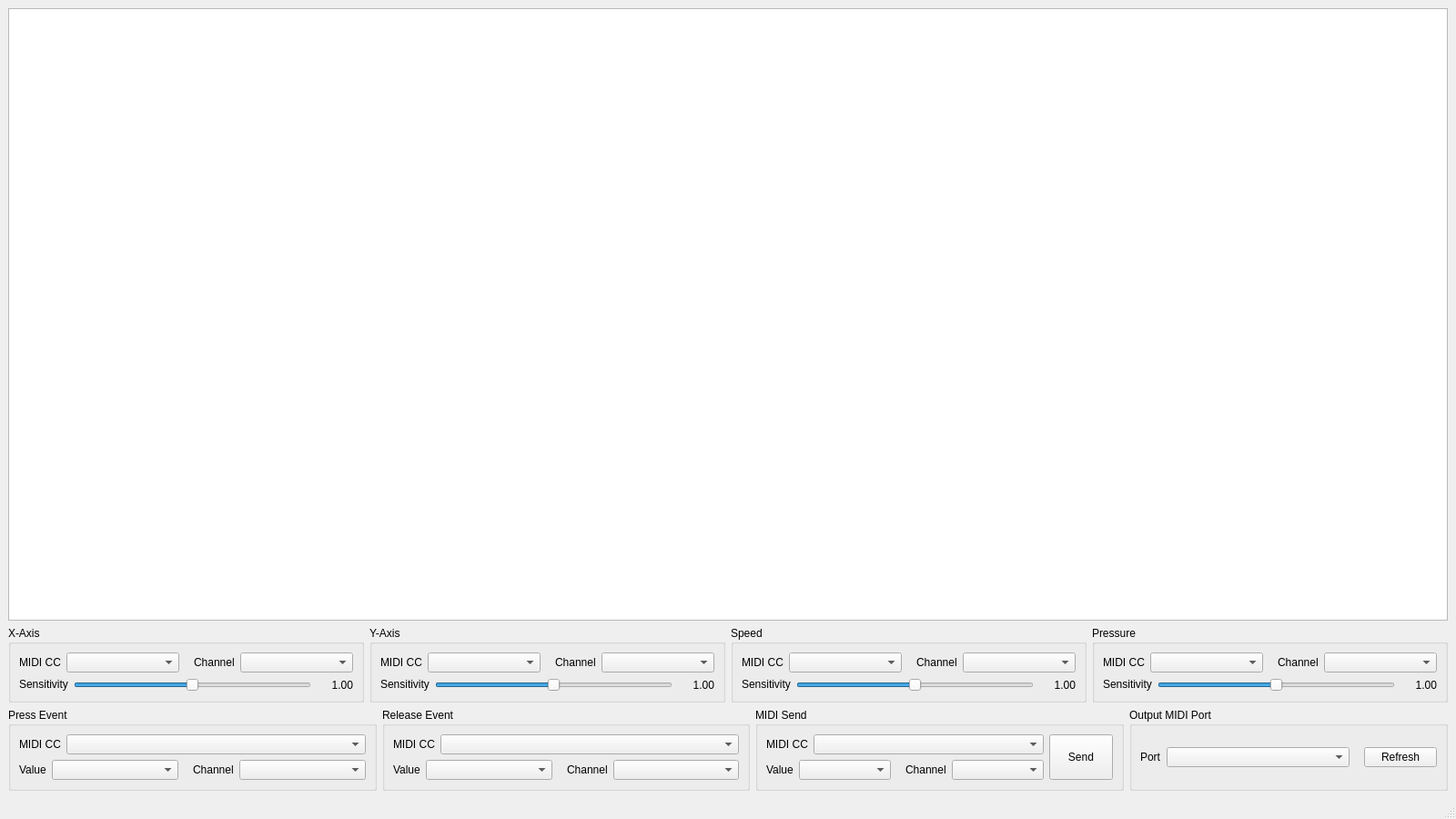
<?xml version="1.0" encoding="UTF-8"?>
<ui version="4.0">
 <class>main_window_sound_pad</class>
 <widget class="QMainWindow" name="main_window_sound_pad">
  <property name="geometry">
   <rect>
    <x>0</x>
    <y>0</y>
    <width>1600</width>
    <height>900</height>
   </rect>
  </property>
  <property name="windowTitle">
   <string>Sound Pad</string>
  </property>
  <widget class="QWidget" name="centralwidget">
   <layout class="QVBoxLayout" name="verticalLayout">
    <item>
     <widget class="QGraphicsView" name="graphics_view">
      <property name="foregroundBrush">
       <brush brushstyle="NoBrush">
        <color alpha="255">
         <red>255</red>
         <green>255</green>
         <blue>255</blue>
        </color>
       </brush>
      </property>
     </widget>
    </item>
    <item>
     <layout class="QVBoxLayout" name="verticalLayout_6">
      <item>
       <layout class="QVBoxLayout" name="verticalLayout_7">
        <item>
         <layout class="QHBoxLayout" name="horizontalLayout_11" stretch="1,1,1,1">
          <item>
           <widget class="QGroupBox" name="groupBox">
            <property name="sizePolicy">
             <sizepolicy hsizetype="Preferred" vsizetype="Preferred">
              <horstretch>0</horstretch>
              <verstretch>0</verstretch>
             </sizepolicy>
            </property>
            <property name="title">
             <string>X-Axis</string>
            </property>
            <layout class="QVBoxLayout" name="verticalLayout_2">
             <item>
              <layout class="QHBoxLayout" name="horizontalLayout_6">
               <item>
                <widget class="QLabel" name="label">
                 <property name="sizePolicy">
                  <sizepolicy hsizetype="Fixed" vsizetype="Fixed">
                   <horstretch>0</horstretch>
                   <verstretch>0</verstretch>
                  </sizepolicy>
                 </property>
                 <property name="text">
                  <string>MIDI CC</string>
                 </property>
                </widget>
               </item>
               <item>
                <widget class="QComboBox" name="combo_box_midi_cc_x_axis"/>
               </item>
               <item>
                <spacer name="horizontalSpacer_2">
                 <property name="orientation">
                  <enum>Qt::Horizontal</enum>
                 </property>
                 <property name="sizeType">
                  <enum>QSizePolicy::Fixed</enum>
                 </property>
                 <property name="sizeHint" stdset="0">
                  <size>
                   <width>10</width>
                   <height>20</height>
                  </size>
                 </property>
                </spacer>
               </item>
               <item>
                <widget class="QLabel" name="label_13">
                 <property name="sizePolicy">
                  <sizepolicy hsizetype="Fixed" vsizetype="Preferred">
                   <horstretch>0</horstretch>
                   <verstretch>0</verstretch>
                  </sizepolicy>
                 </property>
                 <property name="text">
                  <string>Channel</string>
                 </property>
                </widget>
               </item>
               <item>
                <widget class="QComboBox" name="combo_box_chn_x_axis"/>
               </item>
              </layout>
             </item>
             <item>
              <layout class="QHBoxLayout" name="horizontalLayout_2">
               <item>
                <widget class="QLabel" name="label_2">
                 <property name="sizePolicy">
                  <sizepolicy hsizetype="Preferred" vsizetype="Fixed">
                   <horstretch>0</horstretch>
                   <verstretch>0</verstretch>
                  </sizepolicy>
                 </property>
                 <property name="text">
                  <string>Sensitivity</string>
                 </property>
                </widget>
               </item>
               <item>
                <widget class="QSlider" name="slider_sens_x_axis">
                 <property name="maximum">
                  <number>10000</number>
                 </property>
                 <property name="pageStep">
                  <number>1000</number>
                 </property>
                 <property name="value">
                  <number>5000</number>
                 </property>
                 <property name="orientation">
                  <enum>Qt::Horizontal</enum>
                 </property>
                </widget>
               </item>
               <item>
                <widget class="QLabel" name="label_x_axis_sens">
                 <property name="minimumSize">
                  <size>
                   <width>40</width>
                   <height>0</height>
                  </size>
                 </property>
                 <property name="text">
                  <string>1.00</string>
                 </property>
                 <property name="alignment">
                  <set>Qt::AlignRight|Qt::AlignTrailing|Qt::AlignVCenter</set>
                 </property>
                </widget>
               </item>
              </layout>
             </item>
            </layout>
           </widget>
          </item>
          <item>
           <widget class="QGroupBox" name="groupBox_2">
            <property name="sizePolicy">
             <sizepolicy hsizetype="Preferred" vsizetype="Preferred">
              <horstretch>0</horstretch>
              <verstretch>0</verstretch>
             </sizepolicy>
            </property>
            <property name="title">
             <string>Y-Axis</string>
            </property>
            <layout class="QVBoxLayout" name="verticalLayout_3">
             <item>
              <layout class="QHBoxLayout" name="horizontalLayout_7">
               <item>
                <widget class="QLabel" name="label_3">
                 <property name="sizePolicy">
                  <sizepolicy hsizetype="Fixed" vsizetype="Fixed">
                   <horstretch>0</horstretch>
                   <verstretch>0</verstretch>
                  </sizepolicy>
                 </property>
                 <property name="text">
                  <string>MIDI CC</string>
                 </property>
                </widget>
               </item>
               <item>
                <widget class="QComboBox" name="combo_box_midi_cc_y_axis"/>
               </item>
               <item>
                <spacer name="horizontalSpacer_3">
                 <property name="orientation">
                  <enum>Qt::Horizontal</enum>
                 </property>
                 <property name="sizeType">
                  <enum>QSizePolicy::Fixed</enum>
                 </property>
                 <property name="sizeHint" stdset="0">
                  <size>
                   <width>10</width>
                   <height>20</height>
                  </size>
                 </property>
                </spacer>
               </item>
               <item>
                <widget class="QLabel" name="label_14">
                 <property name="sizePolicy">
                  <sizepolicy hsizetype="Fixed" vsizetype="Preferred">
                   <horstretch>0</horstretch>
                   <verstretch>0</verstretch>
                  </sizepolicy>
                 </property>
                 <property name="text">
                  <string>Channel</string>
                 </property>
                </widget>
               </item>
               <item>
                <widget class="QComboBox" name="combo_box_chn_y_axis"/>
               </item>
              </layout>
             </item>
             <item>
              <layout class="QHBoxLayout" name="horizontalLayout_3">
               <item>
                <widget class="QLabel" name="label_4">
                 <property name="sizePolicy">
                  <sizepolicy hsizetype="Preferred" vsizetype="Fixed">
                   <horstretch>0</horstretch>
                   <verstretch>0</verstretch>
                  </sizepolicy>
                 </property>
                 <property name="text">
                  <string>Sensitivity</string>
                 </property>
                </widget>
               </item>
               <item>
                <widget class="QSlider" name="slider_sens_y_axis">
                 <property name="maximum">
                  <number>10000</number>
                 </property>
                 <property name="pageStep">
                  <number>1000</number>
                 </property>
                 <property name="value">
                  <number>5000</number>
                 </property>
                 <property name="orientation">
                  <enum>Qt::Horizontal</enum>
                 </property>
                </widget>
               </item>
               <item>
                <widget class="QLabel" name="label_y_axis_sens">
                 <property name="minimumSize">
                  <size>
                   <width>40</width>
                   <height>0</height>
                  </size>
                 </property>
                 <property name="text">
                  <string>1.00</string>
                 </property>
                 <property name="alignment">
                  <set>Qt::AlignRight|Qt::AlignTrailing|Qt::AlignVCenter</set>
                 </property>
                </widget>
               </item>
              </layout>
             </item>
            </layout>
           </widget>
          </item>
          <item>
           <widget class="QGroupBox" name="groupBox_3">
            <property name="sizePolicy">
             <sizepolicy hsizetype="Preferred" vsizetype="Preferred">
              <horstretch>0</horstretch>
              <verstretch>0</verstretch>
             </sizepolicy>
            </property>
            <property name="title">
             <string>Speed</string>
            </property>
            <layout class="QVBoxLayout" name="verticalLayout_4">
             <item>
              <layout class="QHBoxLayout" name="horizontalLayout_8">
               <item>
                <widget class="QLabel" name="label_5">
                 <property name="sizePolicy">
                  <sizepolicy hsizetype="Fixed" vsizetype="Fixed">
                   <horstretch>0</horstretch>
                   <verstretch>0</verstretch>
                  </sizepolicy>
                 </property>
                 <property name="text">
                  <string>MIDI CC</string>
                 </property>
                </widget>
               </item>
               <item>
                <widget class="QComboBox" name="combo_box_midi_cc_speed"/>
               </item>
               <item>
                <spacer name="horizontalSpacer_4">
                 <property name="orientation">
                  <enum>Qt::Horizontal</enum>
                 </property>
                 <property name="sizeType">
                  <enum>QSizePolicy::Fixed</enum>
                 </property>
                 <property name="sizeHint" stdset="0">
                  <size>
                   <width>10</width>
                   <height>20</height>
                  </size>
                 </property>
                </spacer>
               </item>
               <item>
                <widget class="QLabel" name="label_15">
                 <property name="sizePolicy">
                  <sizepolicy hsizetype="Fixed" vsizetype="Preferred">
                   <horstretch>0</horstretch>
                   <verstretch>0</verstretch>
                  </sizepolicy>
                 </property>
                 <property name="text">
                  <string>Channel</string>
                 </property>
                </widget>
               </item>
               <item>
                <widget class="QComboBox" name="combo_box_chn_speed"/>
               </item>
              </layout>
             </item>
             <item>
              <layout class="QHBoxLayout" name="horizontalLayout_4">
               <item>
                <widget class="QLabel" name="label_6">
                 <property name="sizePolicy">
                  <sizepolicy hsizetype="Preferred" vsizetype="Fixed">
                   <horstretch>0</horstretch>
                   <verstretch>0</verstretch>
                  </sizepolicy>
                 </property>
                 <property name="text">
                  <string>Sensitivity</string>
                 </property>
                </widget>
               </item>
               <item>
                <widget class="QSlider" name="slider_sens_speed">
                 <property name="maximum">
                  <number>10000</number>
                 </property>
                 <property name="pageStep">
                  <number>1000</number>
                 </property>
                 <property name="value">
                  <number>5000</number>
                 </property>
                 <property name="orientation">
                  <enum>Qt::Horizontal</enum>
                 </property>
                </widget>
               </item>
               <item>
                <widget class="QLabel" name="label_speed_sens">
                 <property name="minimumSize">
                  <size>
                   <width>40</width>
                   <height>0</height>
                  </size>
                 </property>
                 <property name="text">
                  <string>1.00</string>
                 </property>
                 <property name="alignment">
                  <set>Qt::AlignRight|Qt::AlignTrailing|Qt::AlignVCenter</set>
                 </property>
                </widget>
               </item>
              </layout>
             </item>
            </layout>
           </widget>
          </item>
          <item>
           <widget class="QGroupBox" name="groupBox_4">
            <property name="sizePolicy">
             <sizepolicy hsizetype="Preferred" vsizetype="Preferred">
              <horstretch>0</horstretch>
              <verstretch>0</verstretch>
             </sizepolicy>
            </property>
            <property name="title">
             <string>Pressure</string>
            </property>
            <layout class="QVBoxLayout" name="verticalLayout_5">
             <item>
              <layout class="QHBoxLayout" name="horizontalLayout_9">
               <item>
                <widget class="QLabel" name="label_7">
                 <property name="sizePolicy">
                  <sizepolicy hsizetype="Fixed" vsizetype="Fixed">
                   <horstretch>0</horstretch>
                   <verstretch>0</verstretch>
                  </sizepolicy>
                 </property>
                 <property name="text">
                  <string>MIDI CC</string>
                 </property>
                </widget>
               </item>
               <item>
                <widget class="QComboBox" name="combo_box_midi_cc_pressure"/>
               </item>
               <item>
                <spacer name="horizontalSpacer_5">
                 <property name="orientation">
                  <enum>Qt::Horizontal</enum>
                 </property>
                 <property name="sizeType">
                  <enum>QSizePolicy::Fixed</enum>
                 </property>
                 <property name="sizeHint" stdset="0">
                  <size>
                   <width>10</width>
                   <height>20</height>
                  </size>
                 </property>
                </spacer>
               </item>
               <item>
                <widget class="QLabel" name="label_16">
                 <property name="sizePolicy">
                  <sizepolicy hsizetype="Fixed" vsizetype="Preferred">
                   <horstretch>0</horstretch>
                   <verstretch>0</verstretch>
                  </sizepolicy>
                 </property>
                 <property name="text">
                  <string>Channel</string>
                 </property>
                </widget>
               </item>
               <item>
                <widget class="QComboBox" name="combo_box_chn_pressure"/>
               </item>
              </layout>
             </item>
             <item>
              <layout class="QHBoxLayout" name="horizontalLayout_5">
               <item>
                <widget class="QLabel" name="label_8">
                 <property name="sizePolicy">
                  <sizepolicy hsizetype="Preferred" vsizetype="Fixed">
                   <horstretch>0</horstretch>
                   <verstretch>0</verstretch>
                  </sizepolicy>
                 </property>
                 <property name="text">
                  <string>Sensitivity</string>
                 </property>
                </widget>
               </item>
               <item>
                <widget class="QSlider" name="slider_sens_pressure">
                 <property name="maximum">
                  <number>10000</number>
                 </property>
                 <property name="pageStep">
                  <number>1000</number>
                 </property>
                 <property name="value">
                  <number>5000</number>
                 </property>
                 <property name="orientation">
                  <enum>Qt::Horizontal</enum>
                 </property>
                </widget>
               </item>
               <item>
                <widget class="QLabel" name="label_pressure_sens">
                 <property name="minimumSize">
                  <size>
                   <width>40</width>
                   <height>0</height>
                  </size>
                 </property>
                 <property name="text">
                  <string>1.00</string>
                 </property>
                 <property name="alignment">
                  <set>Qt::AlignRight|Qt::AlignTrailing|Qt::AlignVCenter</set>
                 </property>
                </widget>
               </item>
              </layout>
             </item>
            </layout>
           </widget>
          </item>
         </layout>
        </item>
        <item>
         <layout class="QHBoxLayout" name="horizontalLayout_14" stretch="1,1,1,1">
          <item>
           <widget class="QGroupBox" name="groupBox_7">
            <property name="title">
             <string>Press Event</string>
            </property>
            <layout class="QVBoxLayout" name="verticalLayout_8">
             <item>
              <layout class="QHBoxLayout" name="horizontalLayout_10">
               <item>
                <widget class="QLabel" name="label_18">
                 <property name="sizePolicy">
                  <sizepolicy hsizetype="Fixed" vsizetype="Fixed">
                   <horstretch>0</horstretch>
                   <verstretch>0</verstretch>
                  </sizepolicy>
                 </property>
                 <property name="text">
                  <string>MIDI CC</string>
                 </property>
                </widget>
               </item>
               <item>
                <widget class="QComboBox" name="combo_box_midi_cc_press">
                 <property name="sizePolicy">
                  <sizepolicy hsizetype="Preferred" vsizetype="Fixed">
                   <horstretch>0</horstretch>
                   <verstretch>0</verstretch>
                  </sizepolicy>
                 </property>
                </widget>
               </item>
              </layout>
             </item>
             <item>
              <layout class="QHBoxLayout" name="horizontalLayout_13">
               <item>
                <widget class="QLabel" name="label_22">
                 <property name="sizePolicy">
                  <sizepolicy hsizetype="Fixed" vsizetype="Fixed">
                   <horstretch>0</horstretch>
                   <verstretch>0</verstretch>
                  </sizepolicy>
                 </property>
                 <property name="text">
                  <string>Value</string>
                 </property>
                </widget>
               </item>
               <item>
                <widget class="QComboBox" name="combo_box_value_press">
                 <property name="sizePolicy">
                  <sizepolicy hsizetype="Preferred" vsizetype="Fixed">
                   <horstretch>0</horstretch>
                   <verstretch>0</verstretch>
                  </sizepolicy>
                 </property>
                </widget>
               </item>
               <item>
                <spacer name="horizontalSpacer_8">
                 <property name="orientation">
                  <enum>Qt::Horizontal</enum>
                 </property>
                 <property name="sizeType">
                  <enum>QSizePolicy::Fixed</enum>
                 </property>
                 <property name="sizeHint" stdset="0">
                  <size>
                   <width>10</width>
                   <height>20</height>
                  </size>
                 </property>
                </spacer>
               </item>
               <item>
                <widget class="QLabel" name="label_19">
                 <property name="sizePolicy">
                  <sizepolicy hsizetype="Fixed" vsizetype="Fixed">
                   <horstretch>0</horstretch>
                   <verstretch>0</verstretch>
                  </sizepolicy>
                 </property>
                 <property name="text">
                  <string>Channel</string>
                 </property>
                </widget>
               </item>
               <item>
                <widget class="QComboBox" name="combo_box_chn_press">
                 <property name="sizePolicy">
                  <sizepolicy hsizetype="Preferred" vsizetype="Fixed">
                   <horstretch>0</horstretch>
                   <verstretch>0</verstretch>
                  </sizepolicy>
                 </property>
                </widget>
               </item>
              </layout>
             </item>
            </layout>
           </widget>
          </item>
          <item>
           <widget class="QGroupBox" name="groupBox_6">
            <property name="title">
             <string>Release Event</string>
            </property>
            <property name="flat">
             <bool>false</bool>
            </property>
            <layout class="QVBoxLayout" name="verticalLayout_9">
             <item>
              <layout class="QHBoxLayout" name="horizontalLayout_12">
               <item>
                <widget class="QLabel" name="label_20">
                 <property name="sizePolicy">
                  <sizepolicy hsizetype="Fixed" vsizetype="Fixed">
                   <horstretch>0</horstretch>
                   <verstretch>0</verstretch>
                  </sizepolicy>
                 </property>
                 <property name="text">
                  <string>MIDI CC</string>
                 </property>
                </widget>
               </item>
               <item>
                <widget class="QComboBox" name="combo_box_midi_cc_release">
                 <property name="sizePolicy">
                  <sizepolicy hsizetype="Preferred" vsizetype="Fixed">
                   <horstretch>0</horstretch>
                   <verstretch>0</verstretch>
                  </sizepolicy>
                 </property>
                </widget>
               </item>
              </layout>
             </item>
             <item>
              <layout class="QHBoxLayout" name="horizontalLayout_15">
               <item>
                <widget class="QLabel" name="label_23">
                 <property name="sizePolicy">
                  <sizepolicy hsizetype="Fixed" vsizetype="Fixed">
                   <horstretch>0</horstretch>
                   <verstretch>0</verstretch>
                  </sizepolicy>
                 </property>
                 <property name="text">
                  <string>Value</string>
                 </property>
                </widget>
               </item>
               <item>
                <widget class="QComboBox" name="combo_box_value_release">
                 <property name="sizePolicy">
                  <sizepolicy hsizetype="Preferred" vsizetype="Fixed">
                   <horstretch>0</horstretch>
                   <verstretch>0</verstretch>
                  </sizepolicy>
                 </property>
                </widget>
               </item>
               <item>
                <spacer name="horizontalSpacer_7">
                 <property name="orientation">
                  <enum>Qt::Horizontal</enum>
                 </property>
                 <property name="sizeType">
                  <enum>QSizePolicy::Fixed</enum>
                 </property>
                 <property name="sizeHint" stdset="0">
                  <size>
                   <width>10</width>
                   <height>20</height>
                  </size>
                 </property>
                </spacer>
               </item>
               <item>
                <widget class="QLabel" name="label_21">
                 <property name="sizePolicy">
                  <sizepolicy hsizetype="Fixed" vsizetype="Fixed">
                   <horstretch>0</horstretch>
                   <verstretch>0</verstretch>
                  </sizepolicy>
                 </property>
                 <property name="text">
                  <string>Channel</string>
                 </property>
                </widget>
               </item>
               <item>
                <widget class="QComboBox" name="combo_box_chn_release">
                 <property name="sizePolicy">
                  <sizepolicy hsizetype="Preferred" vsizetype="Fixed">
                   <horstretch>0</horstretch>
                   <verstretch>0</verstretch>
                  </sizepolicy>
                 </property>
                </widget>
               </item>
              </layout>
             </item>
            </layout>
           </widget>
          </item>
          <item>
           <widget class="QGroupBox" name="groupBox_8">
            <property name="title">
             <string>MIDI Send</string>
            </property>
            <layout class="QHBoxLayout" name="horizontalLayout">
             <item>
              <layout class="QVBoxLayout" name="verticalLayout_10">
               <item>
                <layout class="QHBoxLayout" name="horizontalLayout_17">
                 <item>
                  <widget class="QLabel" name="label_9">
                   <property name="sizePolicy">
                    <sizepolicy hsizetype="Fixed" vsizetype="Preferred">
                     <horstretch>0</horstretch>
                     <verstretch>0</verstretch>
                    </sizepolicy>
                   </property>
                   <property name="text">
                    <string>MIDI CC</string>
                   </property>
                  </widget>
                 </item>
                 <item>
                  <widget class="QComboBox" name="combo_box_midi_cc_midi_send"/>
                 </item>
                </layout>
               </item>
               <item>
                <layout class="QHBoxLayout" name="horizontalLayout_18">
                 <item>
                  <widget class="QLabel" name="label_10">
                   <property name="sizePolicy">
                    <sizepolicy hsizetype="Fixed" vsizetype="Preferred">
                     <horstretch>0</horstretch>
                     <verstretch>0</verstretch>
                    </sizepolicy>
                   </property>
                   <property name="text">
                    <string>Value</string>
                   </property>
                  </widget>
                 </item>
                 <item>
                  <widget class="QComboBox" name="combo_box_value_midi_send"/>
                 </item>
                 <item>
                  <spacer name="horizontalSpacer_6">
                   <property name="orientation">
                    <enum>Qt::Horizontal</enum>
                   </property>
                   <property name="sizeType">
                    <enum>QSizePolicy::Fixed</enum>
                   </property>
                   <property name="sizeHint" stdset="0">
                    <size>
                     <width>10</width>
                     <height>20</height>
                    </size>
                   </property>
                  </spacer>
                 </item>
                 <item>
                  <widget class="QLabel" name="label_11">
                   <property name="sizePolicy">
                    <sizepolicy hsizetype="Fixed" vsizetype="Preferred">
                     <horstretch>0</horstretch>
                     <verstretch>0</verstretch>
                    </sizepolicy>
                   </property>
                   <property name="text">
                    <string>Channel</string>
                   </property>
                  </widget>
                 </item>
                 <item>
                  <widget class="QComboBox" name="combo_box_chn_midi_send"/>
                 </item>
                </layout>
               </item>
              </layout>
             </item>
             <item>
              <widget class="QPushButton" name="push_button_send_midi">
               <property name="sizePolicy">
                <sizepolicy hsizetype="Minimum" vsizetype="Preferred">
                 <horstretch>0</horstretch>
                 <verstretch>0</verstretch>
                </sizepolicy>
               </property>
               <property name="maximumSize">
                <size>
                 <width>70</width>
                 <height>16777215</height>
                </size>
               </property>
               <property name="text">
                <string>Send</string>
               </property>
              </widget>
             </item>
            </layout>
           </widget>
          </item>
          <item>
           <widget class="QGroupBox" name="groupBox_5">
            <property name="sizePolicy">
             <sizepolicy hsizetype="Expanding" vsizetype="Preferred">
              <horstretch>0</horstretch>
              <verstretch>0</verstretch>
             </sizepolicy>
            </property>
            <property name="minimumSize">
             <size>
              <width>350</width>
              <height>0</height>
             </size>
            </property>
            <property name="maximumSize">
             <size>
              <width>350</width>
              <height>16777215</height>
             </size>
            </property>
            <property name="title">
             <string>Output MIDI Port</string>
            </property>
            <layout class="QHBoxLayout" name="horizontalLayout_16">
             <item>
              <widget class="QLabel" name="label_17">
               <property name="sizePolicy">
                <sizepolicy hsizetype="Fixed" vsizetype="Preferred">
                 <horstretch>0</horstretch>
                 <verstretch>0</verstretch>
                </sizepolicy>
               </property>
               <property name="text">
                <string>Port</string>
               </property>
              </widget>
             </item>
             <item>
              <widget class="QComboBox" name="combo_box_midi_port">
               <property name="sizePolicy">
                <sizepolicy hsizetype="Preferred" vsizetype="Fixed">
                 <horstretch>0</horstretch>
                 <verstretch>0</verstretch>
                </sizepolicy>
               </property>
              </widget>
             </item>
             <item>
              <spacer name="horizontalSpacer">
               <property name="orientation">
                <enum>Qt::Horizontal</enum>
               </property>
               <property name="sizeType">
                <enum>QSizePolicy::Fixed</enum>
               </property>
               <property name="sizeHint" stdset="0">
                <size>
                 <width>10</width>
                 <height>20</height>
                </size>
               </property>
              </spacer>
             </item>
             <item>
              <widget class="QPushButton" name="push_button_refresh_midi_port">
               <property name="sizePolicy">
                <sizepolicy hsizetype="Fixed" vsizetype="Fixed">
                 <horstretch>0</horstretch>
                 <verstretch>0</verstretch>
                </sizepolicy>
               </property>
               <property name="minimumSize">
                <size>
                 <width>0</width>
                 <height>0</height>
                </size>
               </property>
               <property name="maximumSize">
                <size>
                 <width>16777215</width>
                 <height>16777215</height>
                </size>
               </property>
               <property name="text">
                <string>Refresh</string>
               </property>
              </widget>
             </item>
            </layout>
           </widget>
          </item>
         </layout>
        </item>
       </layout>
      </item>
     </layout>
    </item>
   </layout>
  </widget>
  <widget class="QStatusBar" name="statusBar"/>
 </widget>
 <resources/>
 <connections/>
</ui>
